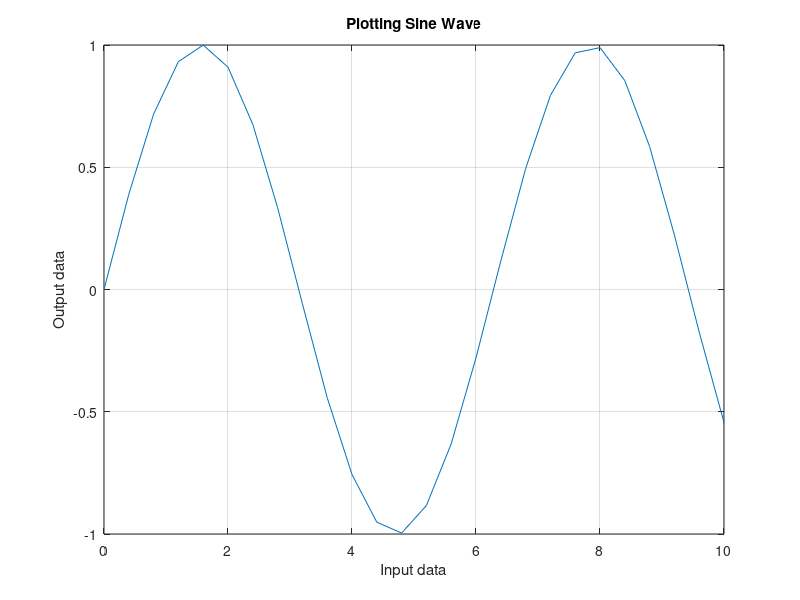

MATLAB code for this plot:
%How to plot
x=0:0.4:10;
y= sin(x);
plot(x, y);
xlabel('Input data');
ylabel('Output data');
grid on;
title('Plotting Sine Wave');
%%%%%%%%%%%%%%





